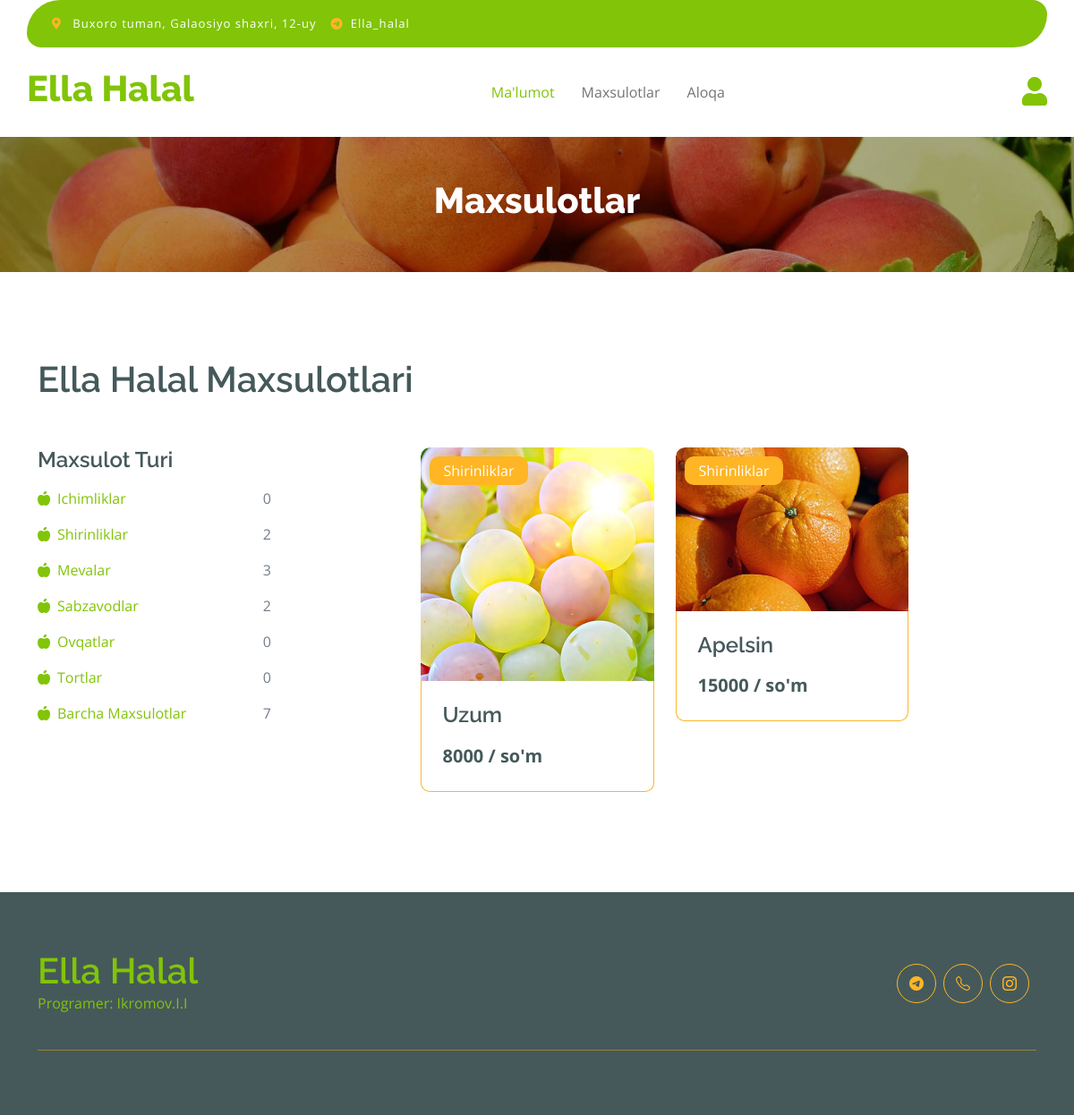
The app's page /product/2 with its own data.
### main/models.py (models this page shows, shortened)
class Category(models.Model):
    name = models.CharField(max_length=100)
    def __str__(self):
        return self.name
    class Meta:
        db_table = 'category'

class Product(models.Model):
    category = models.ForeignKey(Category, on_delete=models.CASCADE)
    name = models.CharField(max_length=100)
    title = models.TextField(null=True, blank=True)
    summa = models.PositiveIntegerField()
    status = models.BooleanField(default=True)
    action = models.BooleanField(default=False)
    action_summa = models.PositiveIntegerField(null=True, blank=True)
    image = models.ImageField(upload_to='product')
    class Meta:
        db_table = 'product'

### main/views.py (the view)
# urls.py: path('product/', product, name='product'),
def product(request, pk=None):
    product_list = Product.objects.filter(status=True)
    if pk:
        product_list = product_list.filter(category=pk)
    context = {
        'category': Category.objects.all(),
        'product': product_list,
        'total_products': Product.objects.filter(status=True).count(),
    }
    return render(request, 'main/product.html', context)

### templates/main/product.html (shortened to what this page needs)
{% extends 'base.html' %}
{% load static %}
{% block content %}
        <div class="container-fluid page-header py-5">
            <h1 class="text-center text-white display-6">Maxsulotlar</h1>
        </div>
        <div class="container-fluid fruite py-5">
            <div class="container py-5">
                <h1 class="mb-4">Ella Halal Maxsulotlari</h1>
                <div class="row g-4">
                    <div class="col-lg-12">
                        <div class="row g-4 mt-1">
                            <div class="col-lg-3">
                                <div class="row g-4">
                                    <div class="col-lg-12">
                                        <div class="mb-3">
                                            <h4>Maxsulot Turi</h4>
                                            <ul class="list-unstyled fruite-categorie">
                                              {% for i in category %}
                                                <li>
                                                    <div class="d-flex justify-content-between fruite-name">
                                                        <a href="{% url 'product' i.pk %}"><i class="fas fa-apple-alt me-2"></i>{{i.name}}</a>
                                                        <span>{{ i.product_set.count }}</span>
                                                    </div>
                                                </li>
                                              {% endfor %}
                                                <li>
                                                    <div class="d-flex justify-content-between fruite-name">
                                                        <a href="{% url 'product' %}"><i class="fas fa-apple-alt me-2"></i>Barcha Maxsulotlar</a>
                                                        <span>{{ total_products }}</span>
                                                    </div>
                                                </li>
                                            </ul>
                                        </div>
                                    </div>
                                </div>
                            </div>
                            <div class="col-lg-9">
                                <div class="row g-4 justify-content-center">
                                  {% for i in product %}
                                    <div class="col-md-6 col-lg-6 col-xl-4">
                                        <div class="rounded position-relative fruite-item">
                                            <div class="fruite-img">
                                                <img src="{{ i.image.url }}" class="img-fluid w-100 rounded-top" alt="">
                                            </div>
                                            <div class="text-white bg-secondary px-3 py-1 rounded position-absolute" style="top: 10px; left: 10px;">{{i.category}}</div>
                                            <div class="p-4 border border-secondary border-top-0 rounded-bottom">
                                                <h4>{{i.name}}</h4>
                                                <div class="d-flex justify-content-between flex-lg-wrap">
                                                    <p class="text-dark fs-5 fw-bold mb-0">{{i.summa}} / so'm</p>
                                                </div>
                                            </div>
                                        </div>
                                    </div>
                                  {% endfor %}
                                </div>
                            </div>
                        </div>
                    </div>
                </div>
            </div>
        </div>
{% endblock content %}

### static/css/style.css (style rules this page uses)
.page-header { position: relative; background: linear-gradient(rgba(0, 0, 0, 0.3), rgba(0, 0, 0, 0.3)), url(../img/cart-page-header-img.jpg); background-position: center center; background-repeat: no-repeat; background-size: cover; }
@media (min-width: 992px) { .hero-header, .page-header { margin-top: 152px !important; } }
.fruite .fruite-categorie .fruite-name { line-height: 40px; }
.fruite .fruite-categorie .fruite-name a { transition: 0.5s; }
.fruite .fruite-item { height: 100%; transition: 0.5s; }
.fruite .fruite-item .fruite-img { overflow: hidden; transition: 0.5s; border-radius: 10px 10px 0 0; }
.fruite .fruite-item .fruite-img img { transition: 0.5s; }

### records on screen
Category: name "Ichimliklar", product_set.count "0"
Category: name "Shirinliklar", product_set.count "2"
Category: name "Mevalar", product_set.count "3"
Category: name "Sabzavodlar", product_set.count "2"
Category: name "Ovqatlar", product_set.count "0"
Category: name "Tortlar", product_set.count "0"
Product: image (picture), category "Shirinliklar", name "Uzum", summa "8000"
Product: image (picture), category "Shirinliklar", name "Apelsin", summa "15000"

### other values on screen
{{ total_products }} "7"
